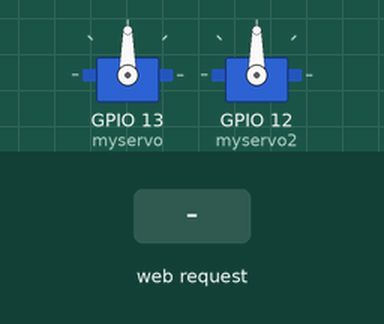
Simulated run of this sketch. Board: ESP32. On the bench: 2 × servo. The inputs (shaded band) are chosen by the test bench. What the sketch prints to the serial monitor is not drawn.

Above: at 1.2 s.
1.3 s: HTTP request GET /2 received
4.3 s: HTTP request GET /3 received
At 6.6 s:
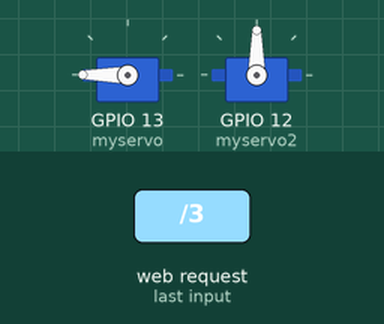
7.3 s: HTTP request GET /5 received
10.3 s: HTTP request GET /1 received
At 10.5 s:
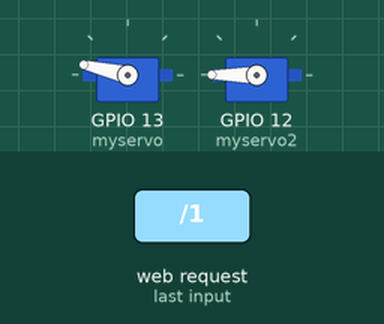
13.3 s: HTTP request GET /4 received
At 13.5 s:
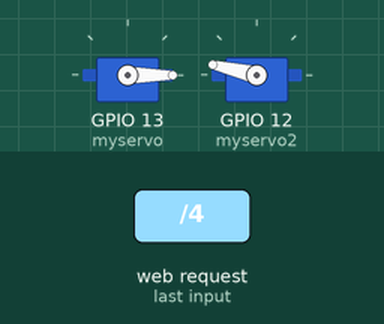
16.3 s: HTTP request GET /2 received
At 18.2 s:
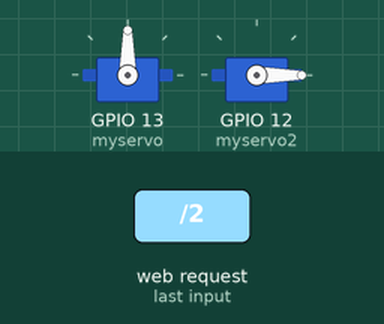
Timing chart, 0 to 19.7 s (numbered marks = the images above; inputs shaded):
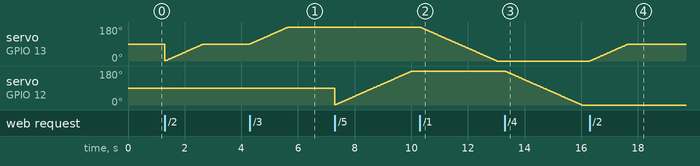

The sketch:

esp32_trail.ino
```cpp
// version 2 explanation -
// The movement of the robot is carried out by control from the network.
// The component I'm using now is an ESP32 that allows control by wifi, so make sure you connect to the component's network.
// In this file, an HTML file is attached along with javascript, the purpose of which is to link the commands given through
// the network with the activation of the motors.

#include <WiFi.h>
#include <WiFiClient.h>
#include <WebServer.h>
#include <ESP32Servo.h>

Servo myservo;
Servo myservo2;

int pos = 0;
int pos2 = 0;
const char* ssid = "SHoSH";
const char* password = "123456789";
String state = "off";
WebServer server(80);
int servoDelay = 15; // Time delay for servo movement in milliseconds
int targetPos = 0;
int targetPos2 = 0;
unsigned long lastServoMoveTime = 0;

void setup(void) {
  Serial.begin(115200);

// Connect to Wi-Fi network with SSID and password
  Serial.print("Setting AP (Access Point)…");
  // Remove the password parameter, if you want the AP (Access Point) to be open
  WiFi.softAP(ssid, password);

  IPAddress IP = WiFi.softAPIP();
  Serial.print("AP IP address: ");
  Serial.println(IP);


  server.on("/", handleRoot);

  server.on("/1", []() {
    targetPos = 0;
    Serial.println("1");
    handleRoot();
  });
  server.on("/2", []() {
    targetPos = 90;
    Serial.println("2");
    handleRoot();
  });
  server.on("/3", []() {
    targetPos = 180;
    Serial.println("3");
    handleRoot();
  });
  server.on("/4", []() {
    targetPos2 = 0;
    Serial.println("4");
    handleRoot();
});

server.on("/5", []() {
    targetPos2 = 180;
    Serial.println("5");
    handleRoot();
});

  server.onNotFound(handleNotFound);
    myservo.attach(13);
    myservo2.attach(12);

  server.begin();
  Serial.println("HTTP server started");
}

void loop(void) {
  server.handleClient();
  delay(2); //allow the cpu to switch to other tasks
  moveServo();
}

void handleRoot() {
String htmlContent = "<!DOCTYPE html>\n";
htmlContent += "<html lang=\"en\">\n";
htmlContent += "<head>\n";
htmlContent += "    <meta charset=\"UTF-8\">\n";
htmlContent += "    <meta name=\"viewport\" content=\"width=device-width, initial-scale=1.0\">\n";
htmlContent += "    <title>SHOSH</title>\n";
htmlContent += "    <style>\n";
htmlContent += "        body {\n";
htmlContent += "            font-family: Arial, sans-serif;\n";
htmlContent += "            text-align: center;\n";
htmlContent += "            background-color: #f0f0f0;\n";
htmlContent += "            margin: 0;\n";
htmlContent += "            padding: 0;\n";
htmlContent += "        }\n";
htmlContent += "\n";
htmlContent += "        h1 {\n";
htmlContent += "            color: #333;\n";
htmlContent += "            margin-top: 20px;\n";
htmlContent += "        }\n";
htmlContent += "\n";
htmlContent += "        button {\n";
htmlContent += "            font-size: 18px;\n";
htmlContent += "            padding: 10px 20px;\n";
htmlContent += "            margin: 10px;\n";
htmlContent += "            cursor: pointer;\n";
htmlContent += "            border: none;\n";
htmlContent += "            border-radius: 5px;\n";
htmlContent += "            transition: all 0.6s; /* Add a smooth transition effect for size change */\n";
htmlContent += "        }\n";
htmlContent += "\n";
htmlContent += "        .button-group {\n";
htmlContent += "            margin-top: 20px;\n";
htmlContent += "        }\n";
htmlContent += "\n";
htmlContent += "        .button-group button {\n";
htmlContent += "            background-color: grey;\n";
htmlContent += "        }\n";
htmlContent += "\n";
htmlContent += "        .button-group button.active {\n";
htmlContent += "            background-color: green;\n";
htmlContent += "            transform: scale(2.0); /* Increase size when active */\n";
htmlContent += "        }\n";
htmlContent += "    </style>\n";
htmlContent += "</head>\n";
htmlContent += "<body>\n";
htmlContent += "    <h1>SHOSH - TRAIL ROBOT!</h1>\n";

// Spin move buttons
htmlContent += "    <div class=\"button-group\">\n";
htmlContent += "        <h2>Spin Move:</h2>\n";
htmlContent += "        <button id=\"button1\" onclick=\"toggleButton(this, 3)\">left: (-120 degrees) </button>\n";
htmlContent += "        <button id=\"button2\" onclick=\"toggleButton(this, 2)\">middle: (0 degrees)</button>\n";
htmlContent += "        <button id=\"button3\" onclick=\"toggleButton(this, 1)\">right: (120 degrees)</button>\n";
htmlContent += "    </div>\n";

// Linear move buttons
htmlContent += "    <div class=\"button-group\">\n";
htmlContent += "        <h2>Linear Move:</h2>\n";
htmlContent += "        <button id=\"button4\" onclick=\"toggleButton(this, 4)\">Forward</button>\n";
htmlContent += "        <button id=\"button5\" onclick=\"toggleButton(this, 5)\">Backwards</button>\n";
htmlContent += "    </div>\n";

htmlContent += "    <script>\n";
htmlContent += "        function toggleButton(button, id) {\n";
htmlContent += "            // Reset the style of all buttons\n";
htmlContent += "            document.getElementById('button1').classList.remove('active');\n";
htmlContent += "            document.getElementById('button2').classList.remove('active');\n";
htmlContent += "            document.getElementById('button3').classList.remove('active');\n";
htmlContent += "            document.getElementById('button4').classList.remove('active');\n";
htmlContent += "            document.getElementById('button5').classList.remove('active');\n";
htmlContent += "            // Set the active style for the clicked button\n";
htmlContent += "            button.classList.add('active');\n";
htmlContent += "            console.log(id);\n";
htmlContent += "            window.location.href = `/${id}`;\n";
htmlContent += "        }\n";
htmlContent += "    </script>\n";
htmlContent += "</body>\n";
htmlContent += "</html>";
  server.send(404, "text/html", htmlContent);
}

void handleNotFound() {
  String message = "File Not Found\n\n";
  message += "URI: ";
  message += server.uri();
  message += "\nMethod: ";
  message += (server.method() == HTTP_GET) ? "GET" : "POST";
  message += "\nArguments: ";
  message += server.args();
  message += "\n";
  for (uint8_t i = 0; i < server.args(); i++) {
    message += " " + server.argName(i) + ": " + server.arg(i) + "\n";
  }
  server.send(404, "text/plain", message);
}

void moveServo() {
  // Check if it's time to move the servo again
  if ((millis() - lastServoMoveTime >= servoDelay) && (pos != targetPos || pos2 != targetPos2)) {
    lastServoMoveTime = millis(); // Update the last time the servo moved - instead of using delay function!

    if (pos != targetPos) {
      if(pos > targetPos){
        pos = pos - 1;
      }
      if(pos < targetPos){
        pos = pos + 1;
      }
      myservo.write(pos);
    }

    if (pos2 != targetPos2) {
      if (pos2 > targetPos2) {
          pos2 = pos2 - 1;
      }
      if (pos2 < targetPos2) {
          pos2 = pos2 + 1;
      }
      myservo2.write(pos2);
    }
  }
}
```

Measured:
- after the input at 4.3 s, servo on GPIO 13 (myservo): moves from 90° to 180° over 1.3 s, starting at once
- after the input at 10.3 s, servo on GPIO 13 (myservo): moves from 180° to 0° over 2.7 s, starting at once
- after the input at 13.3 s, servo on GPIO 12 (myservo2): moves from 180° to 0° over 2.7 s, starting at once
- after the input at 16.3 s, servo on GPIO 13 (myservo): moves from 0° to 90° over 1.3 s, starting at once
